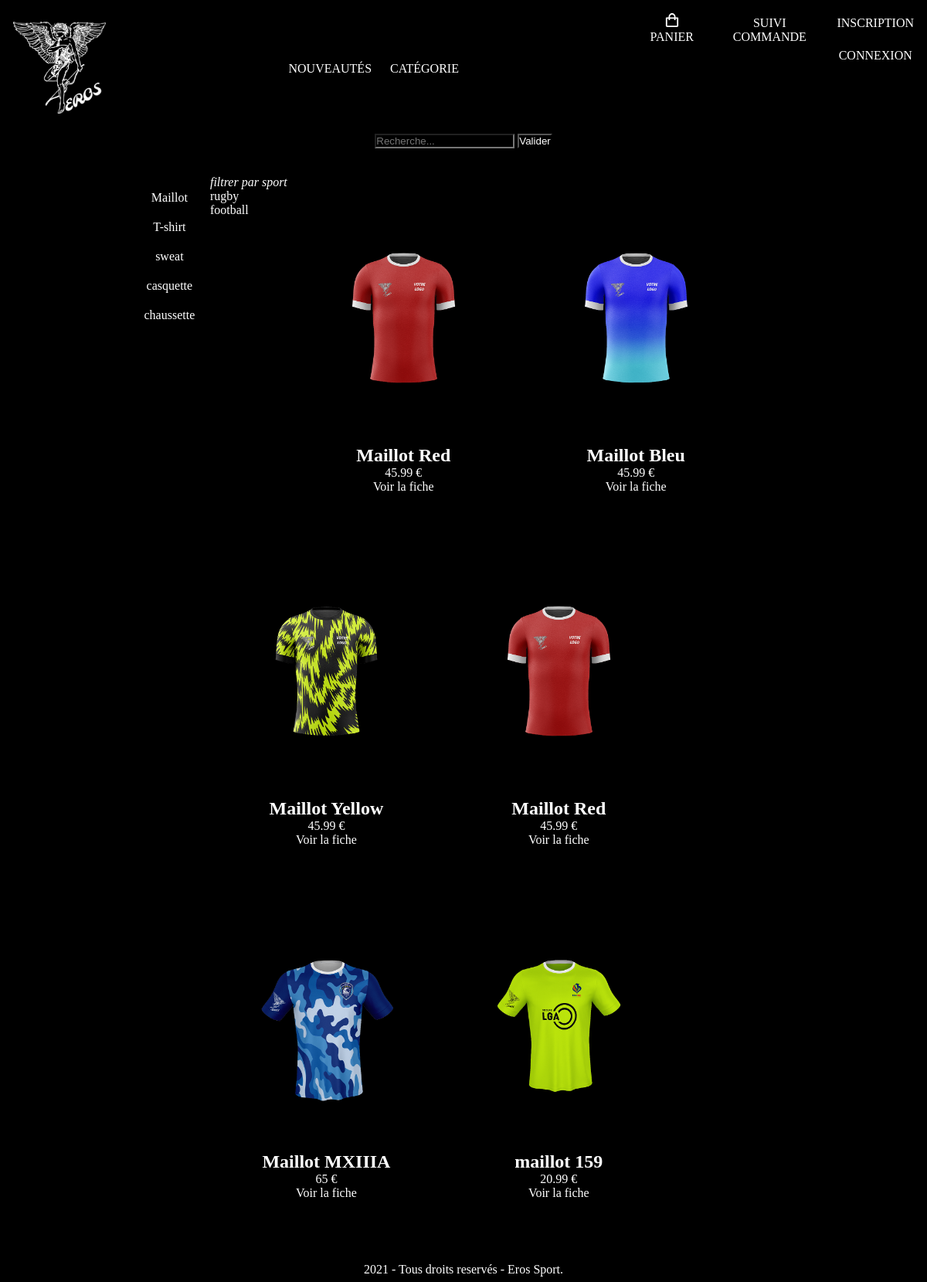
The app's page /categorie.php?categorie=1 with its own data.
### tables this page shows
CREATE TABLE IF NOT EXISTS `categorie` (
  `id_categorie` int(11) NOT NULL AUTO_INCREMENT,
  `categorie` varchar(255) NOT NULL,
  PRIMARY KEY (`id_categorie`)
);

CREATE TABLE IF NOT EXISTS `sous_categorie` (
  `id_sous_categorie` int(11) NOT NULL AUTO_INCREMENT,
  `nom` varchar(255) NOT NULL,
  PRIMARY KEY (`id_sous_categorie`)
);

CREATE TABLE IF NOT EXISTS `produit` (
  `id_produit` int(3) NOT NULL AUTO_INCREMENT,
  `reference` varchar(20) NOT NULL,
  `id_categorie` int(11) NOT NULL,
  `id_sous_categorie` int(11) NOT NULL,
  `titre` varchar(100) NOT NULL,
  `description` text NOT NULL,
  `photo` varchar(250) NOT NULL,
  `prix` float NOT NULL,
  PRIMARY KEY (`id_produit`),
  KEY `id_categorie` (`id_categorie`),
  KEY `id_sous_categorie` (`id_sous_categorie`)
);

### inc/fonction.inc.php (called while the page is built, shortened)
<?php
function executeRequete($req)
{
    global $mysqli;
    $resultat = $mysqli->query($req);
    return $resultat;
}
?>

### inc/init.inc.php (called while the page is built, shortened)
<?php
$mysqli = new mysqli("localhost", "root", "", "boutique");
$contenu = '';
require_once("fonction.inc.php");
?>

### public/categorie.php (the view)
<?php
require_once("../inc/init.inc.php");
$categories_des_produits = executeRequete("SELECT * FROM categorie");
$contenu .= '<div class="boutique-gauche">';
$contenu .= "<ul>";
while($cat = $categories_des_produits->fetch_assoc())
{
    $contenu .= "<li><a href='?categorie=" . $cat['id_categorie'] . "'>" . $cat['categorie'] . "</a></li>";
}
$contenu .= "</ul>";
$contenu .= "</div>";
$contenu .= '<div class="boutique-droite">';
if(isset($_GET['categorie']))
{
    $contenu .= '<div class="sous-categorie">';
    $sous_categorie = executeRequete(
        "SELECT *
        FROM sous_categorie
    ");
    $contenu .="<i>filtrer par sport</i><br>";
    while ($a = $sous_categorie->fetch_assoc()) {
        $contenu .= "<a class='link_sous_categorie' href='?categorie=" . $_GET['categorie'] . "&sous_categorie=". $a['id_sous_categorie'] ."'>" . $a['nom'] . "</a><br>";
    }
    $contenu .= '</div>';
    if (isset($_GET['sous_categorie'])) {
        $donnees = executeRequete("SELECT id_produit,reference,titre,photo,prix FROM produit WHERE id_categorie='$_GET[categorie]' AND id_sous_categorie='$_GET[sous_categorie]'");
        while($produit = $donnees->fetch_assoc())
        {
            $contenu .= '<div class="boutique-produit">';
            $contenu .= "<a href=\"fiche_produit.php?id_produit=$produit[id_produit]\"><img src=\"$produit[photo]\" =\"330\" height=\"300\"></a>";
            $contenu .= "<h2 class='nomproduit'>$produit[titre]</h2>";
            $contenu .= "<p>$produit[prix] €</p>";
            $contenu .= '<a href="fiche_produit.php?id_produit=' . $produit['id_produit'] . '">Voir la fiche</a>';
            $contenu .= '</div>';
        }
    }else {
        $donnees = executeRequete("SELECT id_produit,reference,titre,photo,prix FROM produit WHERE id_categorie='$_GET[categorie]'");
        while($produit = $donnees->fetch_assoc())
        {
            $contenu .= '<div class="boutique-produit">';
            $contenu .= "<a href=\"fiche_produit.php?id_produit=$produit[id_produit]\"><img src=\"$produit[photo]\" =\"330\" height=\"300\"></a>";
            $contenu .= "<h2 class='nomproduit'>$produit[titre]</h2>";
            $contenu .= "<p>$produit[prix] €</p>";
            $contenu .= '<a href="fiche_produit.php?id_produit=' . $produit['id_produit'] . '">Voir la fiche</a>';
            $contenu .= '</div>';
        }
    }
}
$contenu .= '</div>';
require_once("../inc/haut.inc.php");?>
<div class="cat">
<?php echo $contenu;?>
</div>
<?php require_once("../inc/bas.inc.php"); ?>

### inc/css/style.css (style rules this page uses)
* { margin: 0; padding:0; background-color: black; color: white; }
a { text-decoration: none; color: rgb(255, 255, 255); }

### inc/css/body.css (style rules this page uses)
.cat { display: flex; }
.boutique-gauche { width: 20vh; min-height: 500px; margin-left: 12%; padding-top: 10px; text-align: center; }
.boutique-gauche ul { list-style: none; padding: 0; }
.boutique-gauche ul li a { display: block; padding: 10px; }
.boutique-droite { display: flex; flex-wrap: wrap; }
.sous-categorie { float: right; }
.nomproduit { text-align: center; font-size: 3vh; }
.boutique-produit { text-align: center; padding: 5%; }

### records on screen
categorie: categorie "Maillot"
categorie: categorie "T-shirt"
categorie: categorie "sweat"
categorie: categorie "casquette"
categorie: categorie "chaussette"
sous_categorie: nom "rugby"
sous_categorie: nom "football"
produit: photo (picture), titre "Maillot Red", prix "45.99"
produit: shows a picture, titre "Maillot Bleu", prix "45.99"
produit: photo (picture), titre "Maillot Yellow", prix "45.99"
produit: photo (picture), titre "Maillot Red", prix "45.99"
produit: photo (picture), titre "Maillot MXIIIA", prix "65"
produit: photo (picture), titre "maillot 159", prix "20.99"
